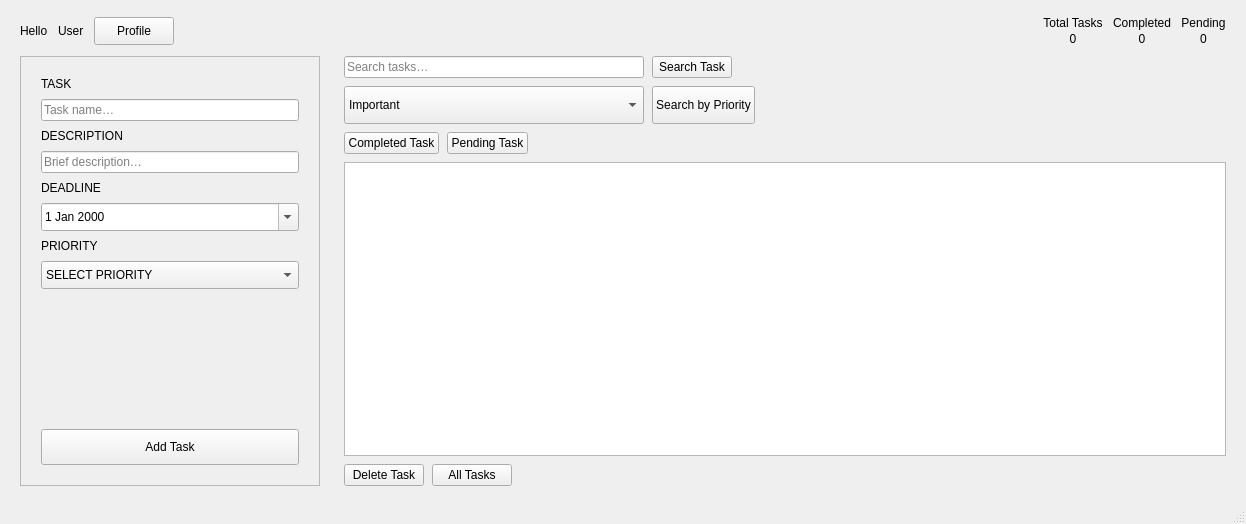
<?xml version="1.0" encoding="UTF-8"?>
<ui version="4.0">
 <class>MainWindow</class>
 <widget class="QMainWindow" name="MainWindow">
  <property name="geometry">
   <rect>
    <x>0</x>
    <y>0</y>
    <width>1246</width>
    <height>524</height>
   </rect>
  </property>
  <property name="windowTitle">
   <string>MainWindow</string>
  </property>
  <widget class="QWidget" name="centralwidget">
   <layout class="QHBoxLayout" name="horizontalLayout">
    <property name="spacing">
     <number>0</number>
    </property>
    <property name="leftMargin">
     <number>0</number>
    </property>
    <property name="topMargin">
     <number>0</number>
    </property>
    <property name="rightMargin">
     <number>0</number>
    </property>
    <property name="bottomMargin">
     <number>0</number>
    </property>
    <item>
     <widget class="QStackedWidget" name="stackedWidget">
      <property name="currentIndex">
       <number>2</number>
      </property>
      <widget class="QWidget" name="LoginPage">
       <layout class="QVBoxLayout" name="verticalLayout_LoginPage">
        <property name="spacing">
         <number>0</number>
        </property>
        <property name="leftMargin">
         <number>0</number>
        </property>
        <property name="topMargin">
         <number>0</number>
        </property>
        <property name="rightMargin">
         <number>0</number>
        </property>
        <property name="bottomMargin">
         <number>0</number>
        </property>
        <item>
         <spacer name="verticalSpacer_top">
          <property name="orientation">
           <enum>Qt::Orientation::Vertical</enum>
          </property>
          <property name="sizeType">
           <enum>QSizePolicy::Policy::Expanding</enum>
          </property>
          <property name="sizeHint" stdset="0">
           <size>
            <width>20</width>
            <height>40</height>
           </size>
          </property>
         </spacer>
        </item>
        <item>
         <layout class="QHBoxLayout" name="horizontalLayout_center">
          <property name="spacing">
           <number>0</number>
          </property>
          <item>
           <spacer name="horizontalSpacer_left">
            <property name="orientation">
             <enum>Qt::Orientation::Horizontal</enum>
            </property>
            <property name="sizeType">
             <enum>QSizePolicy::Policy::Expanding</enum>
            </property>
            <property name="sizeHint" stdset="0">
             <size>
              <width>40</width>
              <height>20</height>
             </size>
            </property>
           </spacer>
          </item>
          <item>
           <widget class="QFrame" name="frame_card">
            <property name="minimumSize">
             <size>
              <width>360</width>
              <height>0</height>
             </size>
            </property>
            <property name="maximumSize">
             <size>
              <width>360</width>
              <height>16777215</height>
             </size>
            </property>
            <property name="frameShape">
             <enum>QFrame::Shape::StyledPanel</enum>
            </property>
            <property name="frameShadow">
             <enum>QFrame::Shadow::Raised</enum>
            </property>
            <layout class="QVBoxLayout" name="verticalLayout_card">
             <property name="spacing">
              <number>14</number>
             </property>
             <property name="leftMargin">
              <number>40</number>
             </property>
             <property name="topMargin">
              <number>40</number>
             </property>
             <property name="rightMargin">
              <number>40</number>
             </property>
             <property name="bottomMargin">
              <number>40</number>
             </property>
             <item>
              <widget class="QLabel" name="label_6">
               <property name="text">
                <string>MYLIST</string>
               </property>
               <property name="alignment">
                <set>Qt::AlignmentFlag::AlignHCenter</set>
               </property>
              </widget>
             </item>
             <item>
              <widget class="QLabel" name="label_greeting">
               <property name="text">
                <string>Welcome back — your tasks are waiting.</string>
               </property>
               <property name="alignment">
                <set>Qt::AlignmentFlag::AlignHCenter</set>
               </property>
              </widget>
             </item>
             <item>
              <spacer name="verticalSpacer_mid">
               <property name="orientation">
                <enum>Qt::Orientation::Vertical</enum>
               </property>
               <property name="sizeType">
                <enum>QSizePolicy::Policy::Fixed</enum>
               </property>
               <property name="sizeHint" stdset="0">
                <size>
                 <width>20</width>
                 <height>8</height>
                </size>
               </property>
              </spacer>
             </item>
             <item>
              <widget class="QLabel" name="label_4">
               <property name="text">
                <string>USERNAME</string>
               </property>
              </widget>
             </item>
             <item>
              <widget class="QLineEdit" name="login_name">
               <property name="placeholderText">
                <string>Enter your username</string>
               </property>
              </widget>
             </item>
             <item>
              <widget class="QLabel" name="label_5">
               <property name="text">
                <string>PASSWORD</string>
               </property>
              </widget>
             </item>
             <item>
              <widget class="QLineEdit" name="login_password">
               <property name="echoMode">
                <enum>QLineEdit::EchoMode::Password</enum>
               </property>
               <property name="placeholderText">
                <string>Enter your password</string>
               </property>
              </widget>
             </item>
             <item>
              <spacer name="verticalSpacer_btn">
               <property name="orientation">
                <enum>Qt::Orientation::Vertical</enum>
               </property>
               <property name="sizeType">
                <enum>QSizePolicy::Policy::Fixed</enum>
               </property>
               <property name="sizeHint" stdset="0">
                <size>
                 <width>20</width>
                 <height>6</height>
                </size>
               </property>
              </spacer>
             </item>
             <item>
              <widget class="QPushButton" name="btn_login">
               <property name="minimumSize">
                <size>
                 <width>0</width>
                 <height>44</height>
                </size>
               </property>
               <property name="text">
                <string>LOG IN</string>
               </property>
              </widget>
             </item>
             <item>
              <widget class="QPushButton" name="btn_goto_register">
               <property name="minimumSize">
                <size>
                 <width>0</width>
                 <height>40</height>
                </size>
               </property>
               <property name="text">
                <string>Don't have an account? Register</string>
               </property>
              </widget>
             </item>
             <item>
              <widget class="QLabel" name="label_footer">
               <property name="text">
                <string>Secure &amp; private · Your data stays yours</string>
               </property>
               <property name="alignment">
                <set>Qt::AlignmentFlag::AlignHCenter</set>
               </property>
              </widget>
             </item>
            </layout>
           </widget>
          </item>
          <item>
           <spacer name="horizontalSpacer_right">
            <property name="orientation">
             <enum>Qt::Orientation::Horizontal</enum>
            </property>
            <property name="sizeType">
             <enum>QSizePolicy::Policy::Expanding</enum>
            </property>
            <property name="sizeHint" stdset="0">
             <size>
              <width>40</width>
              <height>20</height>
             </size>
            </property>
           </spacer>
          </item>
         </layout>
        </item>
        <item>
         <spacer name="verticalSpacer_bottom">
          <property name="orientation">
           <enum>Qt::Orientation::Vertical</enum>
          </property>
          <property name="sizeType">
           <enum>QSizePolicy::Policy::Expanding</enum>
          </property>
          <property name="sizeHint" stdset="0">
           <size>
            <width>20</width>
            <height>40</height>
           </size>
          </property>
         </spacer>
        </item>
       </layout>
      </widget>
      <widget class="QWidget" name="RegisterPage">
       <layout class="QVBoxLayout" name="verticalLayout_RegisterPage">
        <property name="spacing">
         <number>0</number>
        </property>
        <property name="leftMargin">
         <number>0</number>
        </property>
        <property name="topMargin">
         <number>0</number>
        </property>
        <property name="rightMargin">
         <number>0</number>
        </property>
        <property name="bottomMargin">
         <number>0</number>
        </property>
        <item>
         <spacer name="reg_verticalSpacer_top">
          <property name="orientation">
           <enum>Qt::Orientation::Vertical</enum>
          </property>
          <property name="sizeType">
           <enum>QSizePolicy::Policy::Expanding</enum>
          </property>
          <property name="sizeHint" stdset="0">
           <size>
            <width>20</width>
            <height>40</height>
           </size>
          </property>
         </spacer>
        </item>
        <item>
         <layout class="QHBoxLayout" name="reg_horizontalLayout_center">
          <property name="spacing">
           <number>0</number>
          </property>
          <item>
           <spacer name="reg_horizontalSpacer_left">
            <property name="orientation">
             <enum>Qt::Orientation::Horizontal</enum>
            </property>
            <property name="sizeType">
             <enum>QSizePolicy::Policy::Expanding</enum>
            </property>
            <property name="sizeHint" stdset="0">
             <size>
              <width>40</width>
              <height>20</height>
             </size>
            </property>
           </spacer>
          </item>
          <item>
           <widget class="QFrame" name="reg_frame_card">
            <property name="minimumSize">
             <size>
              <width>380</width>
              <height>0</height>
             </size>
            </property>
            <property name="maximumSize">
             <size>
              <width>380</width>
              <height>16777215</height>
             </size>
            </property>
            <property name="frameShape">
             <enum>QFrame::Shape::StyledPanel</enum>
            </property>
            <property name="frameShadow">
             <enum>QFrame::Shadow::Raised</enum>
            </property>
            <layout class="QVBoxLayout" name="reg_verticalLayout_card">
             <property name="spacing">
              <number>14</number>
             </property>
             <property name="leftMargin">
              <number>40</number>
             </property>
             <property name="topMargin">
              <number>40</number>
             </property>
             <property name="rightMargin">
              <number>40</number>
             </property>
             <property name="bottomMargin">
              <number>40</number>
             </property>
             <item>
              <widget class="QLabel" name="label_7">
               <property name="text">
                <string>MYLIST</string>
               </property>
               <property name="alignment">
                <set>Qt::AlignmentFlag::AlignHCenter</set>
               </property>
              </widget>
             </item>
             <item>
              <widget class="QLabel" name="reg_label_greeting">
               <property name="text">
                <string>Create your account — get organised today.</string>
               </property>
               <property name="alignment">
                <set>Qt::AlignmentFlag::AlignHCenter</set>
               </property>
              </widget>
             </item>
             <item>
              <spacer name="reg_verticalSpacer_mid">
               <property name="orientation">
                <enum>Qt::Orientation::Vertical</enum>
               </property>
               <property name="sizeType">
                <enum>QSizePolicy::Policy::Fixed</enum>
               </property>
               <property name="sizeHint" stdset="0">
                <size>
                 <width>20</width>
                 <height>8</height>
                </size>
               </property>
              </spacer>
             </item>
             <item>
              <widget class="QLabel" name="label">
               <property name="text">
                <string>USERNAME</string>
               </property>
              </widget>
             </item>
             <item>
              <widget class="QLineEdit" name="register_name">
               <property name="placeholderText">
                <string>Choose a username</string>
               </property>
              </widget>
             </item>
             <item>
              <widget class="QLabel" name="label_11">
               <property name="text">
                <string>EMAIL</string>
               </property>
              </widget>
             </item>
             <item>
              <widget class="QLineEdit" name="register_email">
               <property name="placeholderText">
                <string>Enter your email address</string>
               </property>
              </widget>
             </item>
             <item>
              <widget class="QLabel" name="label_2">
               <property name="text">
                <string>PASSWORD</string>
               </property>
              </widget>
             </item>
             <item>
              <widget class="QLineEdit" name="register_password">
               <property name="echoMode">
                <enum>QLineEdit::EchoMode::Password</enum>
               </property>
               <property name="placeholderText">
                <string>Create a password</string>
               </property>
              </widget>
             </item>
             <item>
              <spacer name="reg_verticalSpacer_btn">
               <property name="orientation">
                <enum>Qt::Orientation::Vertical</enum>
               </property>
               <property name="sizeType">
                <enum>QSizePolicy::Policy::Fixed</enum>
               </property>
               <property name="sizeHint" stdset="0">
                <size>
                 <width>20</width>
                 <height>6</height>
                </size>
               </property>
              </spacer>
             </item>
             <item>
              <widget class="QPushButton" name="btn_register_button">
               <property name="minimumSize">
                <size>
                 <width>0</width>
                 <height>44</height>
                </size>
               </property>
               <property name="text">
                <string>CREATE ACCOUNT</string>
               </property>
              </widget>
             </item>
             <item>
              <widget class="QPushButton" name="btn_goto_login">
               <property name="minimumSize">
                <size>
                 <width>0</width>
                 <height>40</height>
                </size>
               </property>
               <property name="text">
                <string>Already have an account? Log In</string>
               </property>
              </widget>
             </item>
             <item>
              <widget class="QLabel" name="reg_label_footer">
               <property name="text">
                <string>Secure &amp; private · Your data stays yours</string>
               </property>
               <property name="alignment">
                <set>Qt::AlignmentFlag::AlignHCenter</set>
               </property>
              </widget>
             </item>
            </layout>
           </widget>
          </item>
          <item>
           <spacer name="reg_horizontalSpacer_right">
            <property name="orientation">
             <enum>Qt::Orientation::Horizontal</enum>
            </property>
            <property name="sizeType">
             <enum>QSizePolicy::Policy::Expanding</enum>
            </property>
            <property name="sizeHint" stdset="0">
             <size>
              <width>40</width>
              <height>20</height>
             </size>
            </property>
           </spacer>
          </item>
         </layout>
        </item>
        <item>
         <spacer name="reg_verticalSpacer_bottom">
          <property name="orientation">
           <enum>Qt::Orientation::Vertical</enum>
          </property>
          <property name="sizeType">
           <enum>QSizePolicy::Policy::Expanding</enum>
          </property>
          <property name="sizeHint" stdset="0">
           <size>
            <width>20</width>
            <height>40</height>
           </size>
          </property>
         </spacer>
        </item>
       </layout>
      </widget>
      <widget class="QWidget" name="DashboardPage">
       <layout class="QVBoxLayout" name="dash_outerLayout">
        <property name="spacing">
         <number>0</number>
        </property>
        <property name="leftMargin">
         <number>20</number>
        </property>
        <property name="topMargin">
         <number>16</number>
        </property>
        <property name="rightMargin">
         <number>20</number>
        </property>
        <property name="bottomMargin">
         <number>16</number>
        </property>
        <item>
         <layout class="QHBoxLayout" name="dash_topBar">
          <property name="spacing">
           <number>10</number>
          </property>
          <item>
           <widget class="QLabel" name="label_3">
            <property name="text">
             <string>Hello</string>
            </property>
           </widget>
          </item>
          <item>
           <widget class="QLabel" name="dash_username">
            <property name="text">
             <string>User</string>
            </property>
           </widget>
          </item>
          <item>
           <widget class="QPushButton" name="btn_profile">
            <property name="maximumSize">
             <size>
              <width>90</width>
              <height>28</height>
             </size>
            </property>
            <property name="text">
             <string>Profile</string>
            </property>
           </widget>
          </item>
          <item>
           <spacer name="dash_topSpacer">
            <property name="orientation">
             <enum>Qt::Orientation::Horizontal</enum>
            </property>
            <property name="sizeType">
             <enum>QSizePolicy::Policy::Expanding</enum>
            </property>
            <property name="sizeHint" stdset="0">
             <size>
              <width>40</width>
              <height>20</height>
             </size>
            </property>
           </spacer>
          </item>
          <item>
           <layout class="QVBoxLayout" name="stat_total_layout">
            <property name="spacing">
             <number>2</number>
            </property>
            <item>
             <widget class="QLabel" name="label_13">
              <property name="text">
               <string>Total Tasks</string>
              </property>
              <property name="alignment">
               <set>Qt::AlignmentFlag::AlignHCenter</set>
              </property>
             </widget>
            </item>
            <item>
             <widget class="QLabel" name="total_tasks">
              <property name="text">
               <string>0</string>
              </property>
              <property name="alignment">
               <set>Qt::AlignmentFlag::AlignHCenter</set>
              </property>
             </widget>
            </item>
           </layout>
          </item>
          <item>
           <layout class="QVBoxLayout" name="stat_com_layout">
            <property name="spacing">
             <number>2</number>
            </property>
            <item>
             <widget class="QLabel" name="label_14">
              <property name="text">
               <string>Completed</string>
              </property>
              <property name="alignment">
               <set>Qt::AlignmentFlag::AlignHCenter</set>
              </property>
             </widget>
            </item>
            <item>
             <widget class="QLabel" name="com_tasks">
              <property name="text">
               <string>0</string>
              </property>
              <property name="alignment">
               <set>Qt::AlignmentFlag::AlignHCenter</set>
              </property>
             </widget>
            </item>
           </layout>
          </item>
          <item>
           <layout class="QVBoxLayout" name="stat_pen_layout">
            <property name="spacing">
             <number>2</number>
            </property>
            <item>
             <widget class="QLabel" name="label_15">
              <property name="text">
               <string>Pending</string>
              </property>
              <property name="alignment">
               <set>Qt::AlignmentFlag::AlignHCenter</set>
              </property>
             </widget>
            </item>
            <item>
             <widget class="QLabel" name="pen_tasks">
              <property name="text">
               <string>0</string>
              </property>
              <property name="alignment">
               <set>Qt::AlignmentFlag::AlignHCenter</set>
              </property>
             </widget>
            </item>
           </layout>
          </item>
         </layout>
        </item>
        <item>
         <spacer name="dash_topBodySpacer">
          <property name="orientation">
           <enum>Qt::Orientation::Vertical</enum>
          </property>
          <property name="sizeType">
           <enum>QSizePolicy::Policy::Fixed</enum>
          </property>
          <property name="sizeHint" stdset="0">
           <size>
            <width>20</width>
            <height>10</height>
           </size>
          </property>
         </spacer>
        </item>
        <item>
         <layout class="QHBoxLayout" name="dash_bodyLayout">
          <property name="spacing">
           <number>24</number>
          </property>
          <item>
           <widget class="QFrame" name="dash_formCard">
            <property name="minimumSize">
             <size>
              <width>260</width>
              <height>0</height>
             </size>
            </property>
            <property name="maximumSize">
             <size>
              <width>300</width>
              <height>16777215</height>
             </size>
            </property>
            <property name="frameShape">
             <enum>QFrame::Shape::StyledPanel</enum>
            </property>
            <property name="frameShadow">
             <enum>QFrame::Shadow::Raised</enum>
            </property>
            <layout class="QVBoxLayout" name="dash_formLayout">
             <property name="spacing">
              <number>8</number>
             </property>
             <property name="leftMargin">
              <number>20</number>
             </property>
             <property name="topMargin">
              <number>20</number>
             </property>
             <property name="rightMargin">
              <number>20</number>
             </property>
             <property name="bottomMargin">
              <number>20</number>
             </property>
             <item>
              <widget class="QLabel" name="label_8">
               <property name="text">
                <string>TASK</string>
               </property>
              </widget>
             </item>
             <item>
              <widget class="QLineEdit" name="dash_task">
               <property name="placeholderText">
                <string>Task name…</string>
               </property>
              </widget>
             </item>
             <item>
              <widget class="QLabel" name="label_9">
               <property name="text">
                <string>DESCRIPTION</string>
               </property>
              </widget>
             </item>
             <item>
              <widget class="QLineEdit" name="task_description">
               <property name="placeholderText">
                <string>Brief description…</string>
               </property>
              </widget>
             </item>
             <item>
              <widget class="QLabel" name="label_10">
               <property name="text">
                <string>DEADLINE</string>
               </property>
              </widget>
             </item>
             <item>
              <widget class="QDateEdit" name="task_end">
               <property name="minimumSize">
                <size>
                 <width>0</width>
                 <height>28</height>
                </size>
               </property>
               <property name="calendarPopup">
                <bool>true</bool>
               </property>
              </widget>
             </item>
             <item>
              <widget class="QLabel" name="label_12">
               <property name="text">
                <string>PRIORITY</string>
               </property>
              </widget>
             </item>
             <item>
              <widget class="QComboBox" name="task_priority">
               <property name="minimumSize">
                <size>
                 <width>0</width>
                 <height>28</height>
                </size>
               </property>
               <item>
                <property name="text">
                 <string>SELECT PRIORITY</string>
                </property>
               </item>
               <item>
                <property name="text">
                 <string>Urgent</string>
                </property>
               </item>
               <item>
                <property name="text">
                 <string>Important</string>
                </property>
               </item>
               <item>
                <property name="text">
                 <string>Important &amp; Urgent</string>
                </property>
               </item>
               <item>
                <property name="text">
                 <string>Important NOT Urgent</string>
                </property>
               </item>
              </widget>
             </item>
             <item>
              <spacer name="dash_formSpacer">
               <property name="orientation">
                <enum>Qt::Orientation::Vertical</enum>
               </property>
               <property name="sizeType">
                <enum>QSizePolicy::Policy::Expanding</enum>
               </property>
               <property name="sizeHint" stdset="0">
                <size>
                 <width>20</width>
                 <height>10</height>
                </size>
               </property>
              </spacer>
             </item>
             <item>
              <widget class="QPushButton" name="btn_addtask">
               <property name="minimumSize">
                <size>
                 <width>0</width>
                 <height>36</height>
                </size>
               </property>
               <property name="text">
                <string>Add Task</string>
               </property>
              </widget>
             </item>
            </layout>
           </widget>
          </item>
          <item>
           <layout class="QVBoxLayout" name="dash_rightLayout">
            <property name="spacing">
             <number>8</number>
            </property>
            <item>
             <layout class="QHBoxLayout" name="dash_searchRow1">
              <property name="spacing">
               <number>8</number>
              </property>
              <item>
               <widget class="QLineEdit" name="dash_searchtask">
                <property name="maximumSize">
                 <size>
                  <width>300</width>
                  <height>38</height>
                 </size>
                </property>
                <property name="placeholderText">
                 <string>Search tasks…</string>
                </property>
               </widget>
              </item>
              <item>
               <widget class="QPushButton" name="btn_searchtask">
                <property name="maximumSize">
                 <size>
                  <width>300</width>
                  <height>38</height>
                 </size>
                </property>
                <property name="text">
                 <string>Search Task</string>
                </property>
               </widget>
              </item>
              <item>
               <spacer name="dash_search1Spacer">
                <property name="orientation">
                 <enum>Qt::Orientation::Horizontal</enum>
                </property>
                <property name="sizeType">
                 <enum>QSizePolicy::Policy::Expanding</enum>
                </property>
                <property name="sizeHint" stdset="0">
                 <size>
                  <width>40</width>
                  <height>20</height>
                 </size>
                </property>
               </spacer>
              </item>
             </layout>
            </item>
            <item>
             <layout class="QHBoxLayout" name="dash_searchRow2">
              <property name="spacing">
               <number>8</number>
              </property>
              <item>
               <widget class="QComboBox" name="search_priority">
                <property name="minimumSize">
                 <size>
                  <width>300</width>
                  <height>38</height>
                 </size>
                </property>
                <property name="maximumSize">
                 <size>
                  <width>300</width>
                  <height>38</height>
                 </size>
                </property>
                <item>
                 <property name="text">
                  <string>Important</string>
                 </property>
                </item>
                <item>
                 <property name="text">
                  <string>Important &amp; Urgent</string>
                 </property>
                </item>
                <item>
                 <property name="text">
                  <string>Urgent</string>
                 </property>
                </item>
                <item>
                 <property name="text">
                  <string>Important NOT Urgent</string>
                 </property>
                </item>
               </widget>
              </item>
              <item>
               <widget class="QPushButton" name="btn_searchpriority">
                <property name="maximumSize">
                 <size>
                  <width>300</width>
                  <height>38</height>
                 </size>
                </property>
                <property name="text">
                 <string>Search by Priority</string>
                </property>
               </widget>
              </item>
              <item>
               <spacer name="dash_search2Spacer">
                <property name="orientation">
                 <enum>Qt::Orientation::Horizontal</enum>
                </property>
                <property name="sizeType">
                 <enum>QSizePolicy::Policy::Expanding</enum>
                </property>
                <property name="sizeHint" stdset="0">
                 <size>
                  <width>40</width>
                  <height>20</height>
                 </size>
                </property>
               </spacer>
              </item>
             </layout>
            </item>
            <item>
             <layout class="QHBoxLayout" name="dash_filterRow">
              <property name="spacing">
               <number>8</number>
              </property>
              <item>
               <widget class="QPushButton" name="btn_comtask">
                <property name="maximumSize">
                 <size>
                  <width>140</width>
                  <height>28</height>
                 </size>
                </property>
                <property name="text">
                 <string>Completed Task</string>
                </property>
               </widget>
              </item>
              <item>
               <widget class="QPushButton" name="btn_pentasks">
                <property name="maximumSize">
                 <size>
                  <width>130</width>
                  <height>28</height>
                 </size>
                </property>
                <property name="text">
                 <string>Pending Task</string>
                </property>
               </widget>
              </item>
              <item>
               <spacer name="dash_filterSpacer">
                <property name="orientation">
                 <enum>Qt::Orientation::Horizontal</enum>
                </property>
                <property name="sizeType">
                 <enum>QSizePolicy::Policy::Expanding</enum>
                </property>
                <property name="sizeHint" stdset="0">
                 <size>
                  <width>40</width>
                  <height>20</height>
                 </size>
                </property>
               </spacer>
              </item>
             </layout>
            </item>
            <item>
             <widget class="QListWidget" name="task_list">
              <property name="minimumSize">
               <size>
                <width>0</width>
                <height>200</height>
               </size>
              </property>
             </widget>
            </item>
            <item>
             <layout class="QHBoxLayout" name="dash_actionRow">
              <property name="spacing">
               <number>8</number>
              </property>
              <item>
               <widget class="QPushButton" name="btn_deletetask_2">
                <property name="maximumSize">
                 <size>
                  <width>120</width>
                  <height>30</height>
                 </size>
                </property>
                <property name="text">
                 <string>Delete Task</string>
                </property>
               </widget>
              </item>
              <item>
               <widget class="QPushButton" name="btn_alltasks">
                <property name="maximumSize">
                 <size>
                  <width>100</width>
                  <height>30</height>
                 </size>
                </property>
                <property name="text">
                 <string>All Tasks</string>
                </property>
               </widget>
              </item>
              <item>
               <spacer name="dash_actionSpacer">
                <property name="orientation">
                 <enum>Qt::Orientation::Horizontal</enum>
                </property>
                <property name="sizeType">
                 <enum>QSizePolicy::Policy::Expanding</enum>
                </property>
                <property name="sizeHint" stdset="0">
                 <size>
                  <width>40</width>
                  <height>20</height>
                 </size>
                </property>
               </spacer>
              </item>
             </layout>
            </item>
           </layout>
          </item>
         </layout>
        </item>
       </layout>
      </widget>
     </widget>
    </item>
   </layout>
  </widget>
  <widget class="QStatusBar" name="statusbar"/>
 </widget>
 <resources/>
 <connections/>
</ui>
